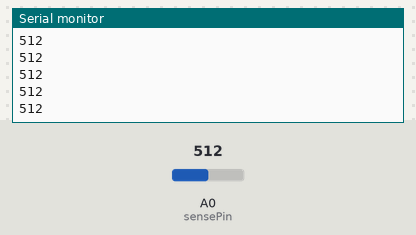
Recording of a sketch running on a simulated Arduino Uno, built with avr-gcc and run on an emulated ATmega328P. On the bench: the last lines printed to the serial monitor. The inputs (shaded band) are chosen by the test bench; at power-on: A0 (sensePin) = 512.

Above: at 1.2 s.
1.3 s: A0 (sensePin) set to 716
At 2.0 s:
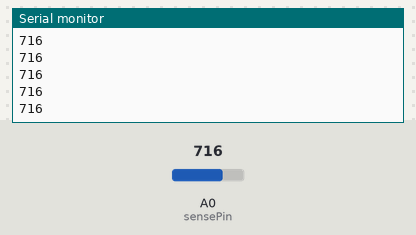
2.8 s: A0 (sensePin) set to 900
At 3.8 s:
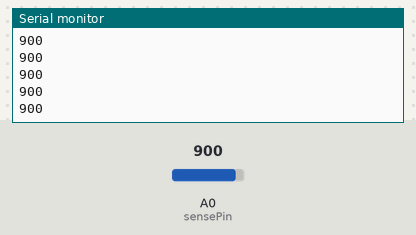
Timing chart, 0 to 5.8 s (numbered marks = the images above; inputs shaded):
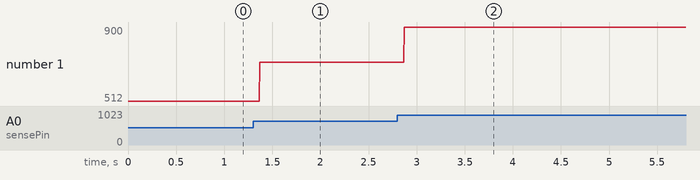

Measured:
- after the input at 1.3 s, the serial monitor: prints a new line after 0.07 s (image 1)
- after the input at 2.8 s, the serial monitor: prints a new line after 0.07 s (image 2)
- plotted number 1: 512 → 716 after the input at 1.3 s, 716 → 900 after the input at 2.8 s

The sketch:

sketch2.2.ino
```cpp
int sensePin = 0;
int senseRead;
void setup(void) {
  Serial.begin(9600);
}
void loop(void) {
  senseRead = analogRead(sensePin);
  Serial.println(senseRead);
}
```
